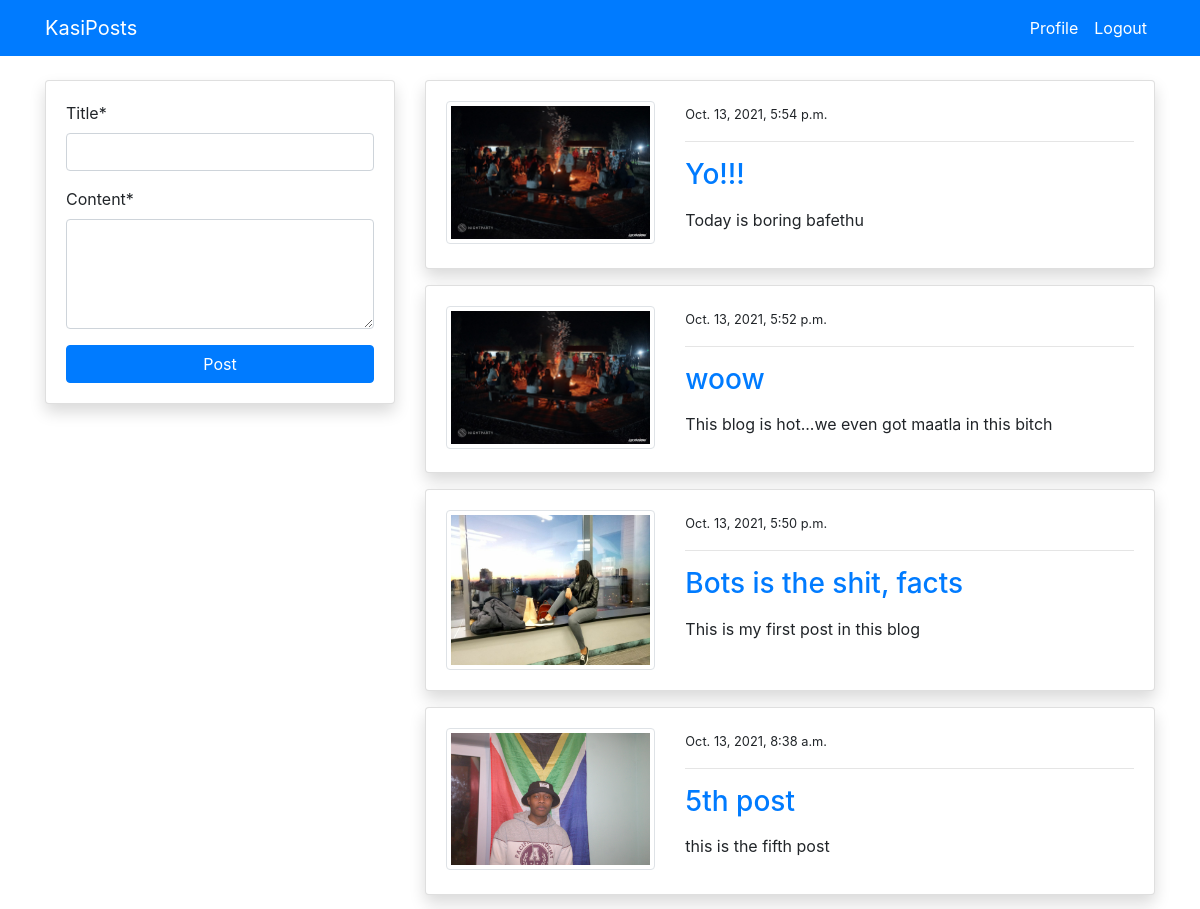
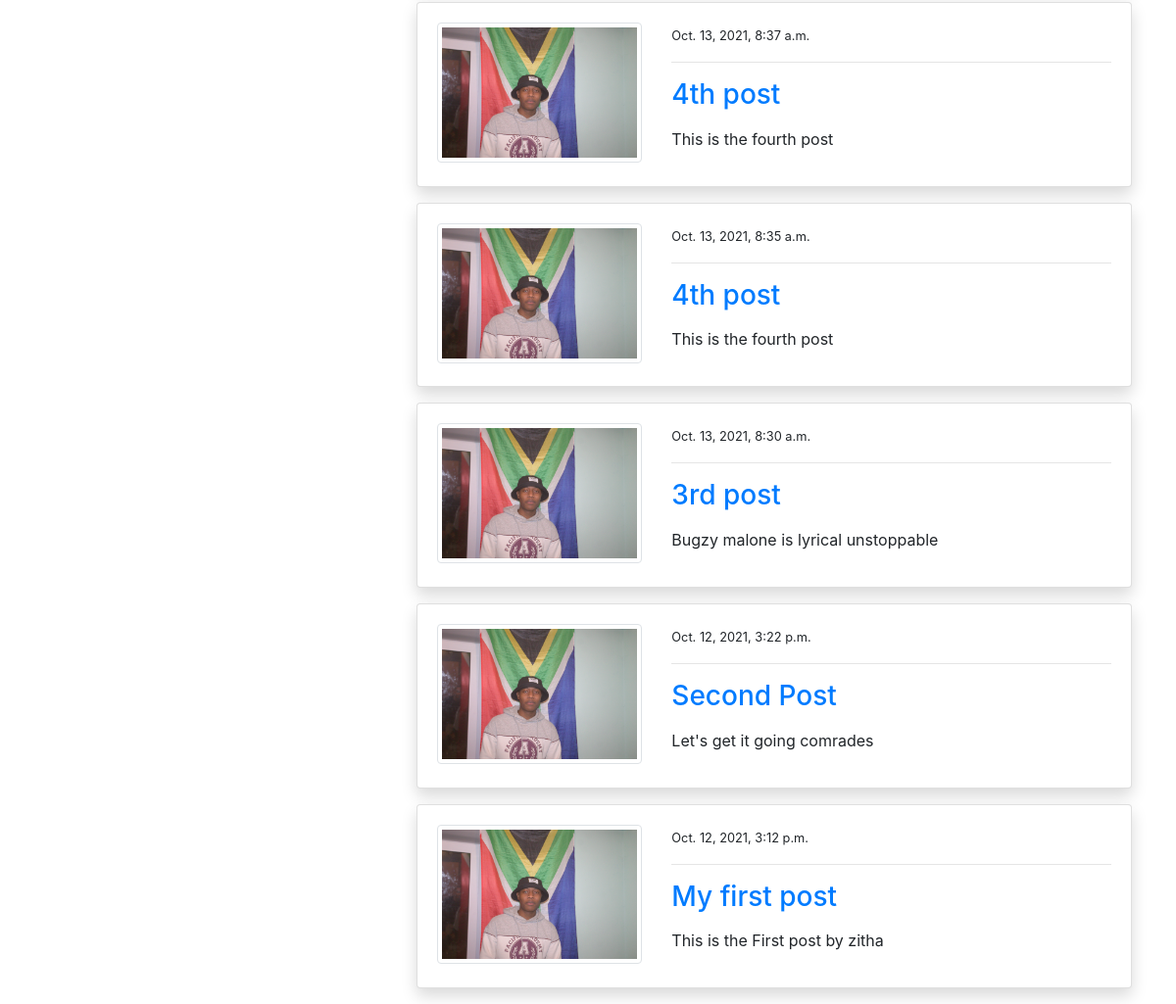
Page /blog/ (signed in) on the committed database (2 pictures, top to bottom).
### blog/models.py (models this page shows, shortened)
class PostModel(models.Model):
    title = models.CharField(max_length = 100)
    content = models.TextField()
    auth = models.ForeignKey(User,on_delete = models.CASCADE )
    date_created = models.DateTimeField(auto_now_add = True)
    class Meta:
        ordering = ('-date_created',)

### users/models.py (models this page shows, shortened)
class ProfileModel(models.Model):
    user = models.OneToOneField(User, on_delete = models.CASCADE)
    image = models.ImageField(default = 'default.png', upload_to = 'profile', validators =[FileExtensionValidator(['png','jpg'])] )

### blog/views.py (the view)
# urls.py: path('blog/', views.index, name = 'blog-index'),
@login_required
def index(request):
    posts = PostModel.objects.all()
    if request.method == 'POST':
        form = PostModelForm(request.POST)
        if form.is_valid():
            instance = form.save(commit = False)
            instance.auth = request.user
            instance.save()
            return redirect('blog-index')
    else:
        form = PostModelForm()
    context = {
        'posts': posts,
        'form': form
    }
    return render(request, 'blog/index.html',context)

### blog/forms.py
class  PostModelForm(forms.ModelForm):
    content = forms.CharField(widget = forms.Textarea(attrs = {'rows': 4}) )
    class Meta:
        model = PostModel
        fields = ('title', 'content')

### templates/blog/index.html (shortened to what this page needs)
{% extends 'partials/base.html' %}
{% load crispy_forms_tags %}
{% block content %}
    <div class="container">
       <div class="row mt-5 pt-3">
           <div class="col-md-4">
                <div class="card my-3 shadow">
                    <div class="card-body">
                        <form method="POST">
                            {{ form|crispy }}
                            <input class="btn btn-primary btn-block" type="submit" value="Post">
                        </form>
                    </div>
                </div>
           </div>
            <div class="col md-8">
                {% for post in posts %}
                <div class="card shadow my-3">
                    <div class="card-body">
                        <div class="row">
                            <div class="col-md-4">
                                <img class="img-thumbnail" src="{{ post.auth.profilemodel.image.url }}" alt="img">
                            </div>
                            <div class="col-md-8">
                                <small>{{post.date_created}}</small>
                                <hr>
                                <a class="h3" href="{% url 'blog-post-detail' post.id %}">{{post.title}}</a>
                                <p class="text-justify my-3">
                                   {{post.content}}
                                </p>
                            </div>
                        </div>
                    </div>
                </div>
               {% endfor %}
            </div>
       </div>
    </div>
{% endblock %}

### templates/partials/base.html (shortened to what this page needs)
{% load static %}
<!doctype html>
<html lang="en">
  <head>
    <link rel="stylesheet" href="https://stackpath.bootstrapcdn.com/bootstrap/4.3.1/css/bootstrap.min.css">
    <link rel="stylesheet" href="{% static '/styles.css' %}">
  </head>
  <body>
      {% include 'partials/nav.html' %}
      {% block content %}{% endblock %}
  </body>
</html>

### templates/partials/nav.html (shortened to what this page needs)
<nav class="navbar navbar-expand-lg navbar-primary bg-primary fixed-top">
    <div class="container">
        {% if request.user.is_authenticated %}
        <a class="navbar-brand text-white"  href="{% url 'blog-index' %}">KasiPosts</a>
        <div class="collapse navbar-collapse" id="navbarSupportedContent">
            <ul class="navbar-nav ml-auto">
                <li class="nav-item active">
                    <a class="nav-link text-white " href="{% url 'users-profile' %}">Profile <span class="sr-only">(current)</span></a>
                </li>
                <li class="nav-item">
                    <a class="nav-link text-white" href="{% url 'users-logout' %}">Logout</a>
                </li>
            </ul>
            {% endif %}
        </div>
    </div>
  </nav>

### rows in the picture
PostModel: auth.profilemodel.image (picture), date_created "Oct. 13, 2021, 5:54 p.m.", title "Yo!!!", content "Today is boring bafethu"
PostModel: auth.profilemodel.image (picture), date_created "Oct. 13, 2021, 5:52 p.m.", title "woow", content "This blog is hot...we even got maatla in this bitch"
PostModel: auth.profilemodel.image (picture), date_created "Oct. 13, 2021, 5:50 p.m.", title "Bots is the shit, facts", content "This is my first post in this blog"
PostModel: auth.profilemodel.image (picture), date_created "Oct. 13, 2021, 8:38 a.m.", title "5th post", content "this is the fifth post"
PostModel: auth.profilemodel.image (picture), date_created "Oct. 13, 2021, 8:37 a.m.", title "4th post", content "This is the fourth post"
PostModel: auth.profilemodel.image (picture), date_created "Oct. 13, 2021, 8:35 a.m.", title "4th post", content "This is the fourth post"
PostModel: auth.profilemodel.image (picture), date_created "Oct. 13, 2021, 8:30 a.m.", title "3rd post", content "Bugzy malone is lyrical unstoppable"
PostModel: auth.profilemodel.image (picture), date_created "Oct. 12, 2021, 3:22 p.m.", title "Second Post", content "Let's get it going comrades"
PostModel: auth.profilemodel.image (picture), date_created "Oct. 12, 2021, 3:12 p.m.", title "My first post", content "This is the First post by zitha"
